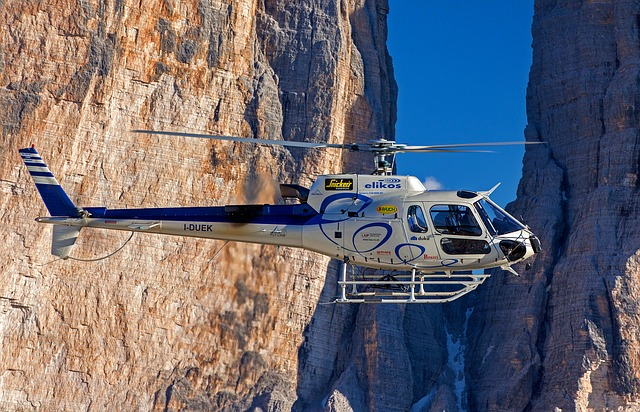
#> input picture 3)Görüntüler Üzerinde Temel İşlemler-2/helikopter.jpg, 640 x 412 px
$ python '3.Resmi Döndürme.py'
#> lines starting #> are read from the running program, lines starting #| are printed output that depends on the picture
import cv2
import numpy as np

img = cv2.imread("helikopter.jpg")
#> img is the input picture: shape (412, 640, 3); mean B, G, R 115.2, 106.4, 108.2

row,col,kanal = img.shape # resmin boyutlarını ve kanal değerini sırayla değişkenlere atar...
#> row = 412; col = 640; kanal = 3

M = cv2.getRotationMatrix2D((col/2,row/2),90,1) # 2 boyutta yön değiştirmeyi sğlayan fonksiyondur. İçeriği sırayla((istenilen satır ve sütun boyutu),döndürme açısı,ölçek)...

dst = cv2.warpAffine(img,M,(col,row)) # resmi döndürüp dst değişkenine atar. Fonksiyon sırayla (döndürülecek resmi,döndürme değerlerini,açılacak pencerenin boyutları)ni alır...
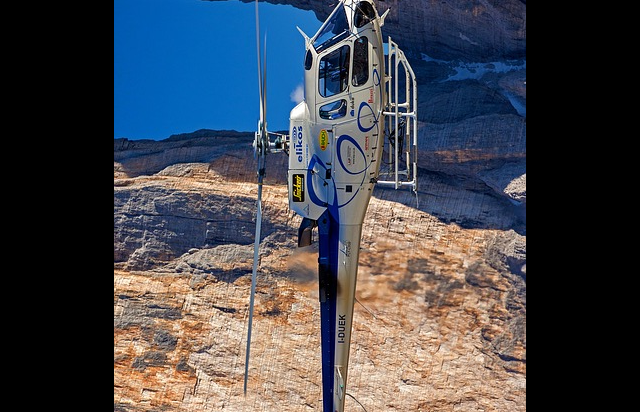
#> dst: shape (412, 640, 3); mean B, G, R 76.8, 69, 66.4

cv2.imshow("dst",dst) # döndürülmüş resmi ekranda gösterir...

cv2.waitKey(0)
cv2.destroyAllWindows()

$ run again, with 3)Görüntüler Üzerinde Temel İşlemler-2/smile.jpg copied over 3)Görüntüler Üzerinde Temel İşlemler-2/helikopter.jpg
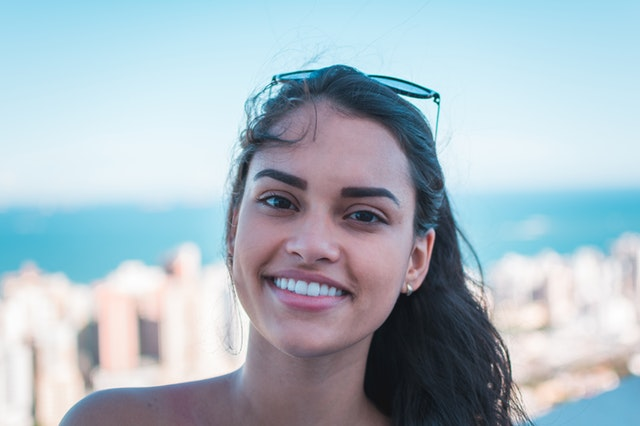
#> input picture 3)Görüntüler Üzerinde Temel İşlemler-2/smile.jpg, 640 x 426 px
#> img is the input picture: shape (426, 640, 3); mean B, G, R 195.2, 185.1, 169.2
#> `dst = cv2.warpAffine(img,M,(col,row))`:
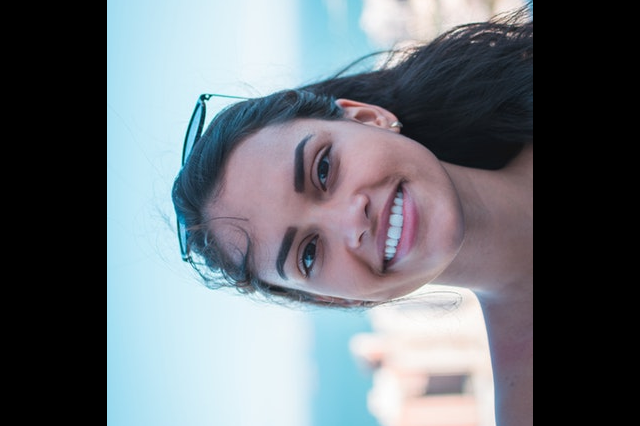
#> dst: shape (426, 640, 3); mean B, G, R 118.7, 112, 105.3
